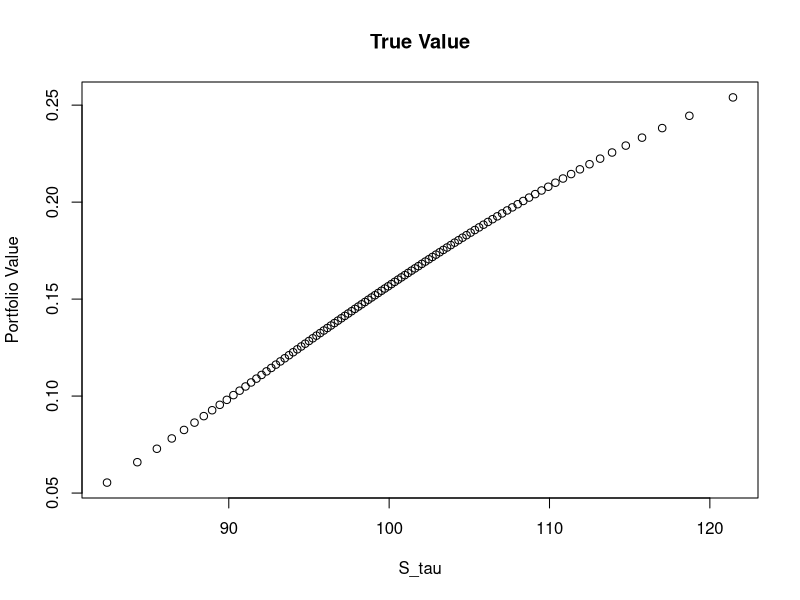
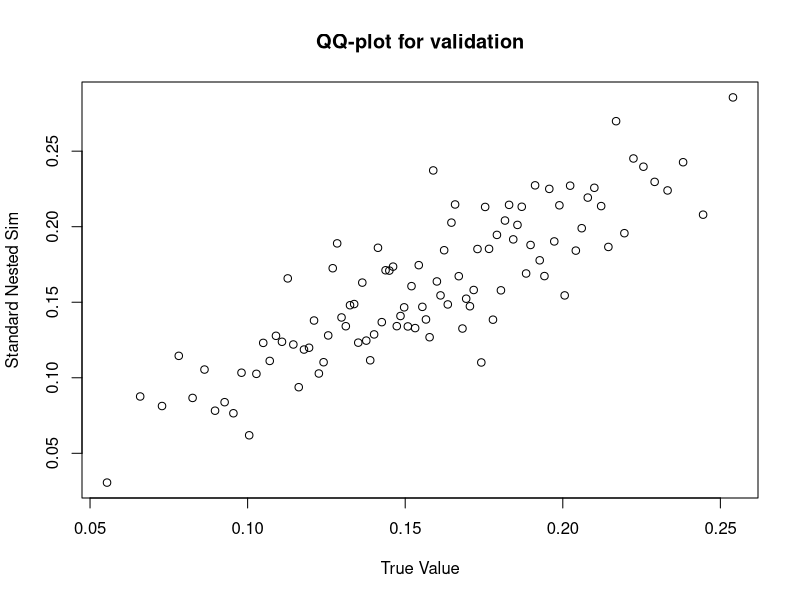

These charts were generated, in order, by the following R code:
rm(list = ls())
library(mvtnorm)

##### Black-Scholes model parameters and option parameters
S0 <- 100       # initial asset price
mu <- 0.05      # annual expected return (real world drift)
rf <- 0.02      # annual risk-free rate (risk neutral drift)
vol <- 0.3      # annual volatility
T <- 2          # time-to-maturity (at time zero)
tau <- 4 / 52     # risk horizon
h <- 1 / 52       # time step size

K_barrier <- c(80, 90, 100, 110, 120, 130)      # barrier option strikes
H_barrier <- c(70, 80, 90, 100, 110, 120)       # lower barriers
U_barrier <- c(Inf, Inf, Inf, Inf, Inf, Inf, Inf)   # upper barriers
type_barrier <- c('pdo', 'pdo', 'pdo', 'pdo', 'pdo', 'pdo')
# pdo: down-and-out put
# cdo: down-and-out call
# pdi: down-and-in put
# cdi: down-and-in call
# puo: up-and-out put
# cuo: up-and-out call
# pui: up-and-in put
# cui: up-and-in call
position_barrier <- c(1, 1, 1, 1, 1, 1)
num_barrier <- length(K_barrier)

##### Derived parameters
T_inner <- T - tau  # time to maturity (at time tau)
num_steps_outer <- round(tau / h)      # number of steps in outer loop
num_steps_inner <- round(T_inner / h)  # number of steps in inner loop
num_steps_total <- num_steps_outer + num_steps_inner

meanlog_outer <- (mu - vol^2 / 2) * h   # per-step normal mean in outer loops
meanlog_inner <- (rf - vol^2 / 2) * h   # per-step normal mean in inner loops
sdlog_outer <- vol * sqrt(h)  # per-step normal sd in outer loops
sdlog_inner <- vol * sqrt(h)  # per-step normal sd in inner loops

#####  outer simulation (real world projection from time 0 to tau)
num_outer <- 1e2 # number of outer scenarios
num_inner <- 1e3 # number of inner replications (N0 for ESS calculation)


BarrierOptionSim <- function(S_full_paths, T, r, K, H = -Inf, U = Inf, option_type, position){
  # S_full_paths: a matrix of stock price paths
  # T: time to maturity
  # r: risk-free rate
  # K: strike price
  # option_type:
  # pdo: down-and-out put
  # cdo: down-and-out call
  # pdi: down-and-in put
  # cdi: down-and-in call
  # puo: up-and-out put
  # cuo: up-and-out call
  # pui: up-and-in put
  # cui: up-and-in call
  # position: position of the option, positive for long, negative for short
  
  num_steps <- nrow(S_full_paths)
  num_paths <- ncol(S_full_paths)
  
  # S_T: stock price at maturity
  S_T <- S_full_paths[num_steps, ]
  
  # check if letter d is in each of option_type
  if (grepl("d", option_type)) {
    # the k-th barrier option requires a lower barrier
    # minimum price of the underlying asset
    s_min <- matrix(0, nrow = num_steps - 1, ncol = num_paths)
    for (s in 2:num_steps) {
      b1 <- log(S_full_paths[s, ])
      b2 <- log(S_full_paths[s - 1, ])
      U <- runif(num_paths)
      s_min[s - 1, ] <- exp(((b1 + b2) - sqrt((b1-b2)^2 - 2*vol^2*h*log(U)))/2)
    }
    s_min <- apply(s_min, 2, min)
  } else if (grepl("u", option_type)) {
    # the k-th barrier option requires an upper barrier
    # maximum price of the underlying asset
    s_max <- matrix(0, nrow = num_steps - 1, ncol = num_paths)
    for (s in 2:num_steps) {
      b1 <- log(S_full_paths[s, ])
      b2 <- log(S_full_paths[s - 1, ])
      U <- runif(num_paths)
      s_max[s - 1, ] <- exp(((b1 + b2) + sqrt((b1-b2)^2 - 2*vol^2*h*log(U)))/2)
    }
    s_max <- apply(s_max, 2, max)
  }
  
  if (option_type == 'pdo') {
    # down-and-out put
    payoff <- pmax(K - S_T , 0) * (s_min > H) * position
  } else if (option_type == 'cdo') {
    # down-and-out call
    payoff <- pmax(S_T - K, 0) * (s_min > H) * position
  } else if (option_type == 'pdi') {
    # down-and-in put
    payoff <- pmax(K - S_T, 0) * (s_min < H) * position
  } else if (option_type == 'cdi') {
    # down-and-in call
    payoff <- pmax(S_T - K, 0) * (s_min < H) * position
  } else if (option_type == 'puo') {
    # up-and-out put
    payoff <- pmax(K - S_T, 0) * (s_max < U) * position
  } else if (option_type == 'cuo') {
    # up-and-out call
    payoff <- pmax(S_T - K, 0) * (s_max < U) * position
  } else if (option_type == 'pui') {
    # up-and-in put
    payoff <- pmax(K - S_T, 0) * (s_max > U) * position
  } else if (option_type == 'cui') {
    # up-and-in call
    payoff <- pmax(S_T - K, 0) * (s_max > U) * position
  } else {
    # give a warning message that the type should be either "pdo", "cdo", "pdi", "cdi", "puo", "cuo", "pui", or "cui"
    warning("The type of the option should be either 'pdo', 'cdo', 'pdi', 'cdi', 'puo', 'cuo', 'pui', or 'cui'.")
  }
  
  return(exp(-r * T) * payoff)
}

PTSingleAssetBarrierOption =
    function(TypeFlag = c("cdoA", "cuoA", "pdoA", "puoA", "coB1", "poB1",
             "cdoB2", "cuoB2"), S, X, H, time1, Time2, r, b, sigma)
{   # A function implemented by Diethelm Wuertz

    # Description:
    #   Partial-time single asset barrier options

    # References:
    #   Haug, Chapter 2.10.3

    # FUNCTION:

    # Compute:
    TypeFlag = TypeFlag[1]
    PartialTimeBarrier = NA
    t1 = time1
    T2 = Time2
    if (TypeFlag == "cdoA") eta = 1
    if (TypeFlag == "cuoA") eta = -1

    # Continue:
    d1 = (log(S/X) + (b + sigma^2/2) * T2) / (sigma * sqrt(T2))
    d2 = d1 - sigma * sqrt (T2)
    f1 = (log(S/X) + 2 * log(H/S) + (b + sigma^2/2) * T2) / (sigma * sqrt(T2))
    f2 = f1 - sigma * sqrt (T2)
    e1 = (log(S / H) + (b + sigma ^ 2 / 2) * t1) / (sigma * sqrt(t1))
    e2 = e1 - sigma * sqrt (t1)
    e3 = e1 + 2 * log (H / S) / (sigma * sqrt(t1))
    e4 = e3 - sigma * sqrt (t1)
    mu = (b - sigma ^ 2 / 2) / sigma ^ 2
    rho = sqrt (t1 / T2)
    g1 = (log(S / H) + (b + sigma ^ 2 / 2) * T2) / (sigma * sqrt(T2))
    g2 = g1 - sigma * sqrt (T2)
    g3 = g1 + 2 * log (H / S) / (sigma * sqrt(T2))
    g4 = g3 - sigma * sqrt (T2)
    z1 = CND(e2) - (H / S) ^ (2 * mu) * CND(e4)
    z2 = CND(-e2) - (H / S) ^ (2 * mu) * CND(-e4)
    z3 = CBND (g2, e2, rho) - (H / S) ^ (2 * mu) * CBND(g4, -e4, -rho)
    z4 = CBND (-g2, -e2, rho) - (H / S) ^ (2 * mu) * CBND(-g4, e4, -rho)
    z5 = CND (e1) - (H / S) ^ (2 * (mu + 1)) * CND(e3)
    z6 = CND (-e1) - (H / S) ^ (2 * (mu + 1)) * CND(-e3)
    z7 = CBND (g1, e1, rho) - (H / S) ^ (2 * (mu + 1)) * CBND(g3, -e3, -rho)
    z8 = CBND (-g1, -e1, rho) - (H / S) ^ (2 * (mu + 1)) * CBND(-g3, e3, -rho)

    if (TypeFlag == "cdoA" || TypeFlag == "cuoA") {
        # call down-and out and up-and-out type A
        PartialTimeBarrier =
            (S * exp ((b - r) * T2) * (CBND(d1, eta * e1, eta * rho) -
             (H / S) ^ (2 * (mu + 1)) * CBND(f1, eta * e3, eta * rho))
             - X * exp (-r * T2) * (CBND(d2, eta * e2, eta * rho) - (H
             / S) ^ (2 * mu) * CBND(f2, eta * e4, eta * rho))) }

    if (TypeFlag == "cdoB2" && X < H) {
        # call down-and-out type B2
        PartialTimeBarrier =
            (S * exp ((b - r) * T2) * (CBND(g1, e1, rho) - (H / S) ^
            (2 * (mu + 1)) * CBND(g3, -e3, -rho)) - X * exp (-r * T2)
            * (CBND(g2, e2, rho) - (H / S) ^ (2 * mu) * CBND(g4, -e4,
                                                             -rho))) }

    if (TypeFlag == "cdoB2" && X > H) {
        PartialTimeBarrier = (PTSingleAssetBarrierOption("coB1", S, X, H, t1,
                                                         T2, r, b, sigma)) }

    if (TypeFlag == "cuoB2" && X < H) {
        # call up-and-out type B2
        PartialTimeBarrier =
            (S * exp ((b - r) * T2) * (CBND(-g1, -e1, rho) - (H / S) ^
            (2 * (mu + 1)) * CBND(-g3, e3, -rho)) - X * exp (-r * T2)
            * (CBND(-g2, -e2, rho) - (H / S) ^ (2 * mu) * CBND(-g4,
            e4, -rho)) - S * exp ((b - r) * T2) * (CBND(-d1, -e1, rho)
            - (H / S) ^ (2 * (mu + 1)) * CBND(e3, -f1, -rho)) + X *
            exp (-r * T2) * (CBND(-d2, -e2, rho) - (H / S) ^ (2 * mu)
            * CBND(e4, -f2, -rho)))}

    if (TypeFlag == "coB1" && X > H) {
        # call out type B1
        PartialTimeBarrier =
            (S * exp ((b - r) * T2) * (CBND(d1, e1, rho) - (H / S) ^
            (2 * (mu + 1)) * CBND(f1, -e3, -rho)) - X * exp (-r * T2)
            * (CBND(d2, e2, rho) - (H / S) ^ (2 * mu) * CBND(f2, -e4,
            -rho))) }

    if (TypeFlag == "coB1" && X < H) {
        PartialTimeBarrier =
            (S * exp ((b - r) * T2) * (CBND(-g1, -e1, rho) - (H / S) ^
            (2 * (mu + 1)) * CBND(-g3, e3, -rho)) - X * exp (-r * T2)
            * (CBND(-g2, -e2, rho) - (H / S) ^ (2 * mu) * CBND(-g4,
            e4, -rho)) - S * exp ((b - r) * T2) * (CBND(-d1, -e1, rho)
            - (H / S) ^ (2 * (mu + 1)) * CBND(-f1, e3, -rho)) + X *
            exp (-r * T2) * (CBND(-d2, -e2, rho) - (H / S) ^ (2 * mu)
            * CBND(-f2, e4, -rho)) + S * exp ((b - r) * T2) *
            (CBND(g1, e1, rho) - (H / S) ^ (2 * (mu + 1)) * CBND(g3,
            -e3, -rho)) - X * exp (-r * T2) * (CBND(g2, e2, rho) - (H
            / S) ^ (2 * mu) * CBND(g4, -e4, -rho))) }

    if (TypeFlag == "pdoA") {
        # put down-and out and up-and-out type A
        PartialTimeBarrier = (PTSingleAssetBarrierOption("cdoA",
                              S, X, H, t1, T2, r, b, sigma) -
                              S * exp((b - r) * T2) * z5 + X * exp(-r * T2) * z1)}

    if (TypeFlag == "puoA") {
        PartialTimeBarrier = (PTSingleAssetBarrierOption("cuoA",
                              S, X, H, t1, T2, r, b, sigma) -
                              S * exp((b - r) * T2) * z6 + X * exp(-r * T2) * z2) }

    if (TypeFlag == "poB1") {
        # put out type B1
        PartialTimeBarrier = (PTSingleAssetBarrierOption("coB1",
                              S, X, H, t1, T2, r, b, sigma) -
                              S * exp((b - r) * T2) * z8 + X * exp(-r * T2) * z4 -
                              S * exp((b - r) * T2) * z7 + X * exp(-r * T2) * z3) }

    if (TypeFlag == "pdoB2") {
        # put down-and-out type B2
        PartialTimeBarrier = (PTSingleAssetBarrierOption("cdoB2",
                              S, X, H, t1, T2, r, b, sigma) -
                              S * exp((b - r) * T2) * z7 + X * exp(-r * T2) * z3) }

    if (TypeFlag == "puoB2") {
        # put up-and-out type B2
        PartialTimeBarrier = (PTSingleAssetBarrierOption("cuoB2",
                              S, X, H, t1, T2, r, b, sigma) -
                              S * exp((b - r) * T2) * z8 + X * exp(-r * T2) * z4) }

    # Return Value:
    return(PartialTimeBarrier)
}

NDF =
function(x)
{   # A function implemented by Diethelm Wuertz

    # Description:
    #   Calculate the normal distribution function.

    # FUNCTION:

    # Compute:
    result = exp(-x*x/2)/sqrt(8*atan(1))

    # Return Value:
    result
}

CND =
function(x)
{   # A function implemented by Diethelm Wuertz

    # Description:
    #   Calculate the cumulated normal distribution function.

    # References:
    #   Haug E.G., The Complete Guide to Option Pricing Formulas

    # FUNCTION:

    # Compute:
    k  = 1 / ( 1 + 0.2316419 * abs(x) )
    a1 =  0.319381530; a2 = -0.356563782; a3 = 1.781477937
    a4 = -1.821255978; a5 =  1.330274429
    result = NDF(x) * (a1*k + a2*k^2 + a3*k^3 + a4*k^4 + a5*k^5) - 0.5
    result = 0.5 - result*sign(x)

    # Return Value:
    result
}

CBND =
function(x1, x2, rho)
{   # A function implemented by Diethelm Wuertz

    # Description:
    #   Calculate the cumulative bivariate normal distribution function.

    # References:
    #   Haug E.G., The Complete Guide to Option Pricing Formulas

    # FUNCTION:

    # Compute:
    # Take care for the limit rho = +/- 1
    a = x1
    b = x2
    if (abs(rho) == 1) rho = rho - (1e-12)*sign(rho)
    # cat("\n a - b - rho :"); print(c(a,b,rho))
    X = c(0.24840615, 0.39233107, 0.21141819, 0.03324666, 0.00082485334)
    y = c(0.10024215, 0.48281397, 1.0609498, 1.7797294, 2.6697604)
    a1 = a / sqrt(2 * (1 - rho^2))
    b1 = b / sqrt(2 * (1 - rho^2))
    if (a <= 0 && b <= 0 && rho <= 0) {
       Sum1 = 0
       for (I in 1:5) {
            for (j in 1:5) {
            Sum1 = Sum1 + X[I] * X[j] *
              exp(a1*(2*y[I]-a1) + b1*(2*y[j]-b1) +
              2*rho*(y[I]-a1)*(y[j]-b1)) } }
       result = sqrt(1 - rho^2) / pi * Sum1
       return(result) }
    if (a <= 0 && b >= 0 && rho >= 0) {
        result = CND(a) - CBND(a, -b, -rho)
        return(result) }
    if (a >= 0 && b <= 0 && rho >= 0) {
        result = CND(b) - CBND(-a, b, -rho)
        return(result) }
    if (a >= 0 && b >= 0 && rho <= 0) {
        result = CND(a) + CND(b) - 1 + CBND(-a, -b, rho)
        return(result) }
    if (a * b * rho >= 0 ) {
        rho1 = (rho*a - b) * sign(a) / sqrt(a^2 - 2*rho*a*b + b^2)
        rho2 = (rho*b - a) * sign(b) / sqrt(a^2 - 2*rho*a*b + b^2)
        delta = (1 - sign(a) * sign(b)) / 4
        result = CBND(a, 0, rho1) + CBND(b, 0, rho2) - delta
        return(result) }

    # Return Value:
    invisible()
}

##---- deterministic outer scenarios
qts <- (1:num_outer)/(num_outer+1) # deterministic quantiles
S_tau <- S0*exp(meanlog_outer * num_steps_outer + qnorm(qts)*sdlog_outer*sqrt(num_steps_outer))

##### closed-form portfolio value
val_true <- rep(0, num_outer)
val_nested <- rep(0, num_outer)
for(i in 1:num_outer){
  print(sprintf("True Value: This is the %d-th outer loop.", i))
  S_tau_i <- S_tau[i]
  
  portfolio_value <- 0  # placeholder for portfolio value

  for (k in 1:num_barrier) {
    if(position_barrier[k] != 0){
      # true price of k-th barrier option
      barrier_price_k <- PTSingleAssetBarrierOption("pdoB2", S_tau_i, K_barrier[k], H_barrier[k], h, T, rf, 0, vol)
      portfolio_value <- portfolio_value + barrier_price_k
    }
  }
  val_true[i] <- portfolio_value
  #==========================
  # growth factor in inner simulation
  z_inner_full <- rnorm(num_steps_inner * num_inner, mean = meanlog_inner, sdlog_inner)
  z_inner_full <- matrix(z_inner_full, nrow = num_steps_inner)
  z_inner_full <- apply(z_inner_full, 2, cumsum)
  
  S_inner_full <- S_tau_i * exp(z_inner_full)   # full inner price paths
  
  portfolio_value <- 0  # placeholder for portfolio value
  
  for (k in 1:num_barrier) {
    if (position_barrier[k] != 0){
      # simulated price of k-th Asian option
      price_k <- BarrierOptionSim(S_full_paths = S_inner_full,
                                  T = T_inner, r = rf, K = K_barrier[k], H = H_barrier[k], U = U_barrier[k], option_type = type_barrier[k], position = position_barrier[k])
      portfolio_value <- portfolio_value + mean(price_k)
    }
  }
  
  val_nested[i] <- portfolio_value
}

plot(S_tau, val_true, xlab = "S_tau", ylab = "Portfolio Value", main = "True Value")
plot(val_true, val_nested, xlab = "True Value", ylab = "Standard Nested Sim", main = "QQ-plot for validation")